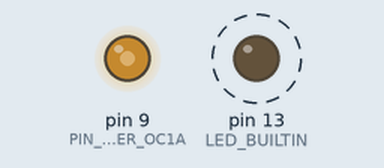
The program below on a simulated Arduino Uno, built with avr-gcc and run on an emulated ATmega328P. Parts: output pins drawn as LEDs (lit = HIGH). Dashed ring = blinking. What the program prints to the serial monitor is not drawn.

Above: at 0.2 s.
Timing chart, 0 to 3.0 s (numbered marks = the images above):
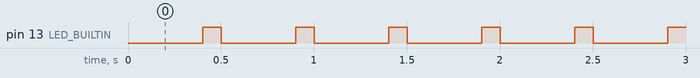

Measured:
- by itself, pin 13 (LED_BUILTIN): alternates HIGH for 0.10 s and LOW for 0.40 s

The program:

main.cpp
```cpp
#include <Arduino.h>
#include "parts.h"
#include <util/delay.h>
#include <EEPROM.h>
// *INDENT-OFF*  this code is unreadable of you follow astyle's conventions!
//#if __AVR_ARCH__ >=100
/* FOR MODERN AVRs:
 *
 *  tinyAVR must use PB0, PB1 or PB2 (PB2 is by default a serial pin though.
 *  In order for these to be good tuning sources you must have an external clock chip on them, or have a watch crystal connected to them and use RTC tuning mode.
 *  Same goes for AVR DA and megaAVR 0-series.
 *
 *  AVR DB-series and DD-series parts can use a simple MHz crystal.
 *
 *  Your tuning will never be better than the thing you're tuning it from, so don't use something
 *  running on an internal oscillator - just grab any pro mini clone which you can see the HC/49 16 mhz crystal on (the tiny ones are often much less accurate
 *  ceramic resonators that are barely better than the modern internal oscillator. )
 */
#ifndef TUNE_OUTPUT_PIN // If not defined in parts.h, need to pick default pin
  #ifndef TUNE_WITH_RTC // First the non-RTC version
    #if !defined(MEGATINYCORE)
      #if (_AVR_PINCOUNT > 14)
        // Except under tight constraints of 14-pin non-tinies, we can always count on their being a PA2.
        #define TUNE_OUTPUT_PIN PIN_PA2
      #elif defined(PIN_PC2) /*AVR DD-series has no PC0, PA2-7, and the only pins nubered 2 or lower in any port
        * are thus PA0, PA1, and PC1 and PC2. The pins on PORTA are needed for the crystal if this is to be used
        * and you actually want to tune to within an accuracy measured in  (tens of) "ppm" instead of  (several) "%" on datasheet specs.
        * So we're using either PC1 or PC2!
        */
        #define TUNE_OUTPUT_PIN PIN_PC2
     /* This must be a pin that exists, and which is numbered 0-2 in the port; we will use TCA0 to
      * generate it and set PORTMUX.TCAROUTEA appropriately.
      * This sketch uses TCA0 to generate the tuning signal, and hence you can't use it for millis
      * Well - you can, and it will still tune parts perfectly well, but only because we don't rely on
      * millis in any way shape or form to get our timing (if we did it'[d be totally fucked_/
      *
      * This sketch does not support using the CCL to redirect these orphaned output channels to usable pins,
      * and this is in fact practically trivial to do without even using the libraries.
      */
      #endif
    #else /* tinyAVR */
      #define TUNE_OUTPUT_PIN PIN_PB0 /* pins B1 and B2 also work. No other pins are supported. */
    #endif
  #else
    #if (defined(MEGATINYCORE) || !defined(DD_14_PINS))
      #define TUNE_OUTPUT_PIN PIN_PA2
    #else
      #define TUNE_OUTPUT_PIN PIN_PD7
    #endif
  #endif
#else // TUNE_OUTPUT_PIN defined
  #ifndef TUNE_WITH_RTC
    #if !((((defined(PIN_PA0) && TUNE_OUTPUT_PIN == PIN_PA0) || (defined(PIN_PA1) && TUNE_OUTPUT_PIN == PIN_PA1) ||  (defined(PIN_PA2) && TUNE_OUTPUT_PIN == PIN_PA2)  || \
            (defined(PIN_PC0) && TUNE_OUTPUT_PIN == PIN_PC0) || (defined(PIN_PC1) && TUNE_OUTPUT_PIN == PIN_PC1) ||  (defined(PIN_PC2) && TUNE_OUTPUT_PIN == PIN_PC2)  || \
            (defined(PIN_PD1) && TUNE_OUTPUT_PIN == PIN_PD1) || (defined(PIN_PD2) && TUNE_OUTPUT_PIN == PIN_PD2) ||  (defined(PIN_PD0) && TUNE_OUTPUT_PIN == PIN_PD0)  || \
            (defined(PIN_PE0) && TUNE_OUTPUT_PIN == PIN_PE0) || (defined(PIN_PE1) && TUNE_OUTPUT_PIN == PIN_PE1) ||  (defined(PIN_PE2) && TUNE_OUTPUT_PIN == PIN_PE2)  || \
            (defined(PIN_PF0) && TUNE_OUTPUT_PIN == PIN_PF0) || (defined(PIN_PF1) && TUNE_OUTPUT_PIN == PIN_PF1) ||  (defined(PIN_PF2) && TUNE_OUTPUT_PIN == PIN_PF2)  || \
            (defined(PIN_PG0) && TUNE_OUTPUT_PIN == PIN_PG0) || (defined(PIN_PG1) && TUNE_OUTPUT_PIN == PIN_PG1) ||  (defined(PIN_PG2) && TUNE_OUTPUT_PIN == PIN_PG2)) || \
           ((defined(PIN_PB0) && TUNE_OUTPUT_PIN == PIN_PB0) || (defined(PIN_PB1) && TUNE_OUTPUT_PIN == PIN_PB1) ||  (defined(PIN_PB2) && TUNE_OUTPUT_PIN == PIN_PB2)))
      #error "Invalid or unusable custom output pin defined"
    #endif
  #else // TUNE_WITH_RTC
    #if (defined(MEGATINYCORE) && MEGATINYCORE_SERIES < 2)
      #if  (!((defined(PIN_PA2) && TUNE_OUTPUT_PIN == PIN_PA2) || (defined(PIN_PB2) && TUNE_OUTPUT_PIN == PIN_PB2) || (defined(PIN_PC2) && TUNE_OUTPUT_PIN == PIN_PC2)))
        #error "Cannot use RTC derved tuning signal on this pin"
      #endif
    #else
      #if (!((defined(PIN_PA2) && TUNE_OUTPUT_PIN == PIN_PA2) || (defined(PIN_PA7) && TUNE_OUTPUT_PIN == PIN_PA7) || \
             (defined(PIN_PB2) && TUNE_OUTPUT_PIN == PIN_PB2) || (defined(PIN_PB7) && TUNE_OUTPUT_PIN == PIN_PB7) || \
             (defined(PIN_PC2) && TUNE_OUTPUT_PIN == PIN_PC2) || (defined(PIN_PC7) && TUNE_OUTPUT_PIN == PIN_PC7) || \
             (defined(PIN_PD2) && TUNE_OUTPUT_PIN == PIN_PD2) || (defined(PIN_PD7) && TUNE_OUTPUT_PIN == PIN_PD7) || \
             (defined(PIN_PE2) && TUNE_OUTPUT_PIN == PIN_PE2) || (defined(PIN_PE7) && TUNE_OUTPUT_PIN == PIN_PE7) || \
             (defined(PIN_PF2) && TUNE_OUTPUT_PIN == PIN_PF2) || (defined(PIN_PF7) && TUNE_OUTPUT_PIN == PIN_PF7) || \
             (defined(PIN_PG2) && TUNE_OUTPUT_PIN == PIN_PG2) || (defined(PIN_PG7) && TUNE_OUTPUT_PIN == PIN_PG7)))
        #error "cannout use RTC derived tuning signal on this pin."
      #endif
    #endif
  #endif // end check tuning pins
#endif // end tuning pin select or check.
/* FOR CLASSIC AVRs:
 *  Uncomment which comopare channel you wish to enable (sorry not done by pins here...
 *  default will come out pin 9 on a 328p or 328pb... Hell you can even use an MHET Micronucleus t88.
 *  Anything with a 16-bit timer and a crystal or external clock
 */
#if (TIMER1_TYPICAL == 87)
  CONFIGURE_PWM();
  #define ENABLEOC1A 0
  #define ENABLEOC1B 1
#else
  #define ENABLEOC1A 1
  #define ENABLEOC1B 0
#endif


#if __AVR_ARCH__ >= 100
#if (!defined(TUNE_WITH_RTC) && defined(MILLIS_USE_TIMERA0) || (defined(TUNE_WITH_RTC) && defined(MILLIS_USE_TIMERRTC))
  void init_millis() {
    ;// do nothing -
  }
  #warning "If RTC is used to generate the tuning signal, it must not be used for millis, otherwise TCA0 must not be - millis has now been uncleanly disabled and built-in timekeeping cannot be used."
  // ; millis will never advance, delay() may never return, and micros will return wrong values. Use util/delay.h's _delay_ms() and _delay_us() instead.
#endif
void setup() {
  /* Modern AVR */
  #ifndef TUNE_WITH_RTC
    #ifndef MEGATINYCORE
      // All modern AVRs that are not tinyAVR

      byte port = digitalPinToPort(TUNE_OUTPUT_PIN);
      PORTMUX.TCAROUTEA = port;

    #endif
    takeOverTCA0();
    pinMode(TUNE_OUTPUT_PIN, OUTPUT);
    TCA0.SINGLE.CTRLB = (TCA_SINGLE_CMP1EN_bm | TCA_SINGLE_WGMODE_SINGLESLOPE_gc); // Single slope PWM mode, PWM on WO0
    #if (F_CPU > 32000000) // Some lunatic has is using a chip that's way overlcocked as timing reference!
      TCA0.SINGLE.PER   = (F_CPU/1000) - 1; //
      switch (digitalPinToBitPosition(TUNE_OUTPUT_PIN)) {
        case 0:
          TCA0.SINGLE.CMP0  = (F_CPU/2000) - 1; // 50% duty cycle,
          TCA0.SINGLE.CTRLB = (TCA_SINGLE_CMP0EN_bm | TCA_SINGLE_WGMODE_SINGLESLOPE_gc); // Single slope PWM mode, PWM on WO0
          break;
        case 1:
          TCA0.SINGLE.CMP1  = (F_CPU/2000) - 1; // 50% duty cycle,
          TCA0.SINGLE.CTRLB = (TCA_SINGLE_CMP1EN_bm | TCA_SINGLE_WGMODE_SINGLESLOPE_gc); // Single slope PWM mode, PWM on WO0
          break;
        case 2:
          TCA0.SINGLE.CMP2  = (F_CPU/2000) - 1; // 50% duty cycle,
          TCA0.SINGLE.CTRLB = (TCA_SINGLE_CMP2EN_bm | TCA_SINGLE_WGMODE_SINGLESLOPE_gc); // Single slope PWM mode, PWM on WO0
          break;
        default:
          invalidPin();
      }
      TCA0.SINGLE.CTRLA = 0x02|TCA_SINGLE_ENABLE_bm;
    #else
      TCA0.SINGLE.PER   = (F_CPU/500)  - 1; //
      switch (digitalPinToBitPosition(TUNE_OUTPUT_PIN)) {
        case 0:
          TCA0.SINGLE.CMP0  = (F_CPU/1000) - 1; // 50% duty cycle,
          TCA0.SINGLE.CTRLB = (TCA_SINGLE_CMP0EN_bm | TCA_SINGLE_WGMODE_SINGLESLOPE_gc); // Single slope PWM mode, PWM on WO0
          break;
        case 1:
          TCA0.SINGLE.CMP1  = (F_CPU/1000) - 1; // 50% duty cycle,
          TCA0.SINGLE.CTRLB = (TCA_SINGLE_CMP1EN_bm | TCA_SINGLE_WGMODE_SINGLESLOPE_gc); // Single slope PWM mode, PWM on WO0
          break;
        case 2:
          TCA0.SINGLE.CMP2  = (F_CPU/1000) - 1; // 50% duty cycle,
          TCA0.SINGLE.CTRLB = (TCA_SINGLE_CMP2EN_bm | TCA_SINGLE_WGMODE_SINGLESLOPE_gc); // Single slope PWM mode, PWM on WO0
          break;
        default:
          invalidPin();
      }
      TCA0.SINGLE.CTRLA = TCA_SINGLE_ENABLE_bm; // enable the timer with no prescaling
    #endif
    pinMode(LED_BUILTIN, OUTPUT);
  }
#else // this is for tuning another chip from a watch crystal on this chip.
  // Self-tuning with watch crystal may also be supported in the future,
  // but that woukd be it's own sketch, and is not a priority because of how
  // unpleasant they made using a crystal on these parts by virtue of their
  // sharing pins with both USART0 and one of the PWM outputs...
  // and not even one of the "bad" ones, but one of the ones that output 16-bit
  // pwm, and it's alternate pin isn't present on the most popular, 14-pin, parts!
  // Though I suspect that the alt reset - also not supported on 14-pin parts and
  // the non-QFN package option that isn't nearly the size of a brick will help
  // the popularity of the 20-pin 2-series parts.
  #error "RTC tuning is not supported at this time."
#endif
void invalidPin() {
  while(1) {
    _delay_ms(100);
    digitalWrite(LED_BUILTIN, CHANGE);
  }
}
#else
 /* In this case it's a classic AVR */
  // Target pulse length, in us.
 #define TARGET_OC1 1000
  //#define TARGET_OC2 1000
  //#define TARGET_OC3 2000
  //#define TARGET_OC4 2000
  //#define TARGET_OC5 2000
  // clocks per microsecond times microseconds times 2 gives period (since each cycle consists of a high and low pulse.)
  #define OC1PERIOD ((TARGET_OC1 * (F_CPU/1000000) * 2))
  #define OC1LENGTH ((TARGET_OC1 * (F_CPU/1000000)))
 #if (OC1PERIOD > 65535)
   #if (OC1PERIOD & 0x07 != 0)
      #error "Cannot generate accurate pulses of desired length from this timebase"
      // Mad props for the overclock if you run into this for 1ms pulses!
    #endif
    #define PRESCALE8
  #endif
  #define OC1LENGTH ((TARGET_OC1 * (F_CPU/1000000)))
  #define WGM1 0x0E /* = 14, TOP = ICR1 */
  void setup() {
    // put your setup code here, to run once:
    Serial.begin(19200);
    #if defined(PRESCALE8)
      uint16_t Timer1TOP = (OC1PERIOD >> 3) - 1;
      uint16_t TimerOC1A = (OC1LENGTH >> 3) - 1;
      uint16_t TimerOC1B = (OC1LENGTH >> 3) - 1;
      uint8_t cs1 = 0x02;
    #else
      uint16_t Timer1TOP = (OC1PERIOD) - 1;
      uint16_t TimerOC1A = (OC1LENGTH) - 1;
      uint16_t TimerOC1B = (OC1LENGTH) - 1;
      uint8_t cs1 = 0x01;
    #endif
    #if ENABLEOC1A
      Serial.print("Output on PIN_TIMER_OC1A ");
      Serial.println(PIN_TIMER_OC1A);
      pinMode(PIN_TIMER_OC1A, OUTPUT);
    #endif
    #if ENABLEOC1B
      Serial.print("Output on PIN_TIMER_OC1B ");
      Serial.println(PIN_TIMER_OC1B);
      pinMode(PIN_TIMER_OC1B, OUTPUT);
    #endif
    TCCR1B = 0; // stop time
    Serial.println(TimerOC1A);
    Serial.println(OCR1A);
    TCCR1A = (ENABLEOC1A << COM1A1)|(ENABLEOC1B << COM1B1) | (WGM1 & 0x03);
    TCCR1B = ((WGM1 & 0x0C) << 1) | cs1;  // restart tme
    ICR1 = Timer1TOP;
    OCR1A = TimerOC1A;
    OCR1B = TimerOC1B;
    pinMode(LED_BUILTIN,OUTPUT);
    Serial.println(OCR1A);
    Serial.println("Output 500Hz running.");
  }
#endif
void loop() {
  // put your main code here, to run repeatedly:
  _delay_ms(400);
  digitalWrite(LED_BUILTIN,1);
  _delay_ms(100);
  digitalWrite(LED_BUILTIN,0);
}
```

Source omitted: parts.h (8774 bytes)
